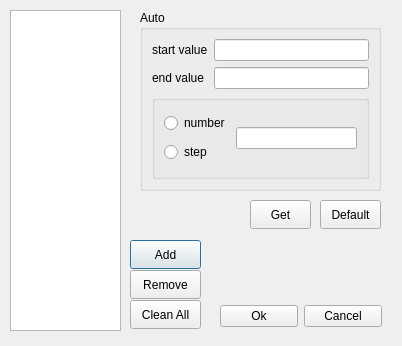
<ui version="4.0" >
 <class>TracingDialog</class>
 <widget class="QDialog" name="TracingDialog" >
  <property name="geometry" >
   <rect>
    <x>0</x>
    <y>0</y>
    <width>402</width>
    <height>346</height>
   </rect>
  </property>
  <property name="windowTitle" >
   <string>Dialog</string>
  </property>
  <widget class="QGroupBox" name="groupBox" >
   <property name="geometry" >
    <rect>
     <x>140</x>
     <y>10</y>
     <width>241</width>
     <height>181</height>
    </rect>
   </property>
   <property name="title" >
    <string>Auto</string>
   </property>
   <layout class="QGridLayout" name="gridLayout" >
    <item row="0" column="0" >
     <widget class="QLabel" name="label" >
      <property name="text" >
       <string>start value</string>
      </property>
     </widget>
    </item>
    <item row="0" column="1" >
     <widget class="QLineEdit" name="startEdit" />
    </item>
    <item row="1" column="0" >
     <widget class="QLabel" name="label_2" >
      <property name="text" >
       <string>end value</string>
      </property>
     </widget>
    </item>
    <item row="1" column="1" >
     <widget class="QLineEdit" name="endEdit" />
    </item>
    <item row="2" column="0" colspan="2" >
     <widget class="QGroupBox" name="groupBox_2" >
      <property name="title" >
       <string/>
      </property>
      <layout class="QHBoxLayout" name="horizontalLayout_2" >
       <item>
        <layout class="QVBoxLayout" name="verticalLayout" >
         <item>
          <widget class="QRadioButton" name="numberRadio" >
           <property name="text" >
            <string>number</string>
           </property>
          </widget>
         </item>
         <item>
          <widget class="QRadioButton" name="stepRadio" >
           <property name="text" >
            <string>step</string>
           </property>
          </widget>
         </item>
        </layout>
       </item>
       <item>
        <widget class="QLineEdit" name="stepEdit" />
       </item>
      </layout>
     </widget>
    </item>
   </layout>
  </widget>
  <widget class="QPushButton" name="addButton" >
   <property name="geometry" >
    <rect>
     <x>130</x>
     <y>240</y>
     <width>71</width>
     <height>29</height>
    </rect>
   </property>
   <property name="text" >
    <string>Add</string>
   </property>
  </widget>
  <widget class="QPushButton" name="removeButton" >
   <property name="geometry" >
    <rect>
     <x>130</x>
     <y>270</y>
     <width>71</width>
     <height>29</height>
    </rect>
   </property>
   <property name="text" >
    <string>Remove</string>
   </property>
  </widget>
  <widget class="QPushButton" name="getButton" >
   <property name="geometry" >
    <rect>
     <x>250</x>
     <y>200</y>
     <width>61</width>
     <height>29</height>
    </rect>
   </property>
   <property name="text" >
    <string>Get</string>
   </property>
  </widget>
  <widget class="QPushButton" name="defaultButton" >
   <property name="geometry" >
    <rect>
     <x>320</x>
     <y>200</y>
     <width>61</width>
     <height>29</height>
    </rect>
   </property>
   <property name="text" >
    <string>Default</string>
   </property>
  </widget>
  <widget class="QWidget" name="layoutWidget" >
   <property name="geometry" >
    <rect>
     <x>220</x>
     <y>300</y>
     <width>162</width>
     <height>33</height>
    </rect>
   </property>
   <layout class="QHBoxLayout" name="horizontalLayout" >
    <item>
     <widget class="QPushButton" name="okButton" >
      <property name="text" >
       <string>Ok</string>
      </property>
     </widget>
    </item>
    <item>
     <widget class="QPushButton" name="cancelButton" >
      <property name="text" >
       <string>Cancel</string>
      </property>
     </widget>
    </item>
   </layout>
  </widget>
  <widget class="QTableWidget" name="valueWidget" >
   <property name="geometry" >
    <rect>
     <x>10</x>
     <y>10</y>
     <width>111</width>
     <height>321</height>
    </rect>
   </property>
  </widget>
  <widget class="QPushButton" name="cleanButton" >
   <property name="geometry" >
    <rect>
     <x>130</x>
     <y>300</y>
     <width>71</width>
     <height>29</height>
    </rect>
   </property>
   <property name="text" >
    <string>Clean All</string>
   </property>
  </widget>
 </widget>
 <resources/>
 <connections>
  <connection>
   <sender>okButton</sender>
   <signal>pressed()</signal>
   <receiver>TracingDialog</receiver>
   <slot>accept()</slot>
   <hints>
    <hint type="sourcelabel" >
     <x>264</x>
     <y>314</y>
    </hint>
    <hint type="destinationlabel" >
     <x>247</x>
     <y>260</y>
    </hint>
   </hints>
  </connection>
  <connection>
   <sender>cancelButton</sender>
   <signal>pressed()</signal>
   <receiver>TracingDialog</receiver>
   <slot>reject()</slot>
   <hints>
    <hint type="sourcelabel" >
     <x>357</x>
     <y>310</y>
    </hint>
    <hint type="destinationlabel" >
     <x>344</x>
     <y>272</y>
    </hint>
   </hints>
  </connection>
 </connections>
</ui>
